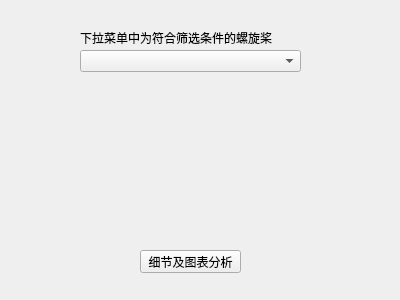
<?xml version="1.0" encoding="UTF-8"?>
<ui version="4.0">
 <class>report</class>
 <widget class="QWidget" name="report">
  <property name="geometry">
   <rect>
    <x>0</x>
    <y>0</y>
    <width>400</width>
    <height>300</height>
   </rect>
  </property>
  <property name="windowTitle">
   <string>Report</string>
  </property>
  <widget class="QLabel" name="label">
   <property name="geometry">
    <rect>
     <x>80</x>
     <y>30</y>
     <width>241</width>
     <height>16</height>
    </rect>
   </property>
   <property name="text">
    <string>下拉菜单中为符合筛选条件的螺旋桨</string>
   </property>
  </widget>
  <widget class="QComboBox" name="resBox">
   <property name="geometry">
    <rect>
     <x>80</x>
     <y>50</y>
     <width>221</width>
     <height>22</height>
    </rect>
   </property>
  </widget>
  <widget class="QPushButton" name="pushButton">
   <property name="geometry">
    <rect>
     <x>140</x>
     <y>250</y>
     <width>101</width>
     <height>23</height>
    </rect>
   </property>
   <property name="text">
    <string>细节及图表分析</string>
   </property>
  </widget>
  <widget class="QWidget" name="verticalLayoutWidget">
   <property name="geometry">
    <rect>
     <x>80</x>
     <y>80</y>
     <width>221</width>
     <height>151</height>
    </rect>
   </property>
   <layout class="QVBoxLayout" name="verticalLayout">
    <item>
     <widget class="QLabel" name="thrustLabel">
      <property name="text">
       <string/>
      </property>
     </widget>
    </item>
    <item>
     <widget class="QLabel" name="dynamicThrustLabel">
      <property name="text">
       <string/>
      </property>
     </widget>
    </item>
    <item>
     <widget class="QLabel" name="etaLabel">
      <property name="text">
       <string/>
      </property>
     </widget>
    </item>
   </layout>
  </widget>
 </widget>
 <resources/>
 <connections/>
</ui>
